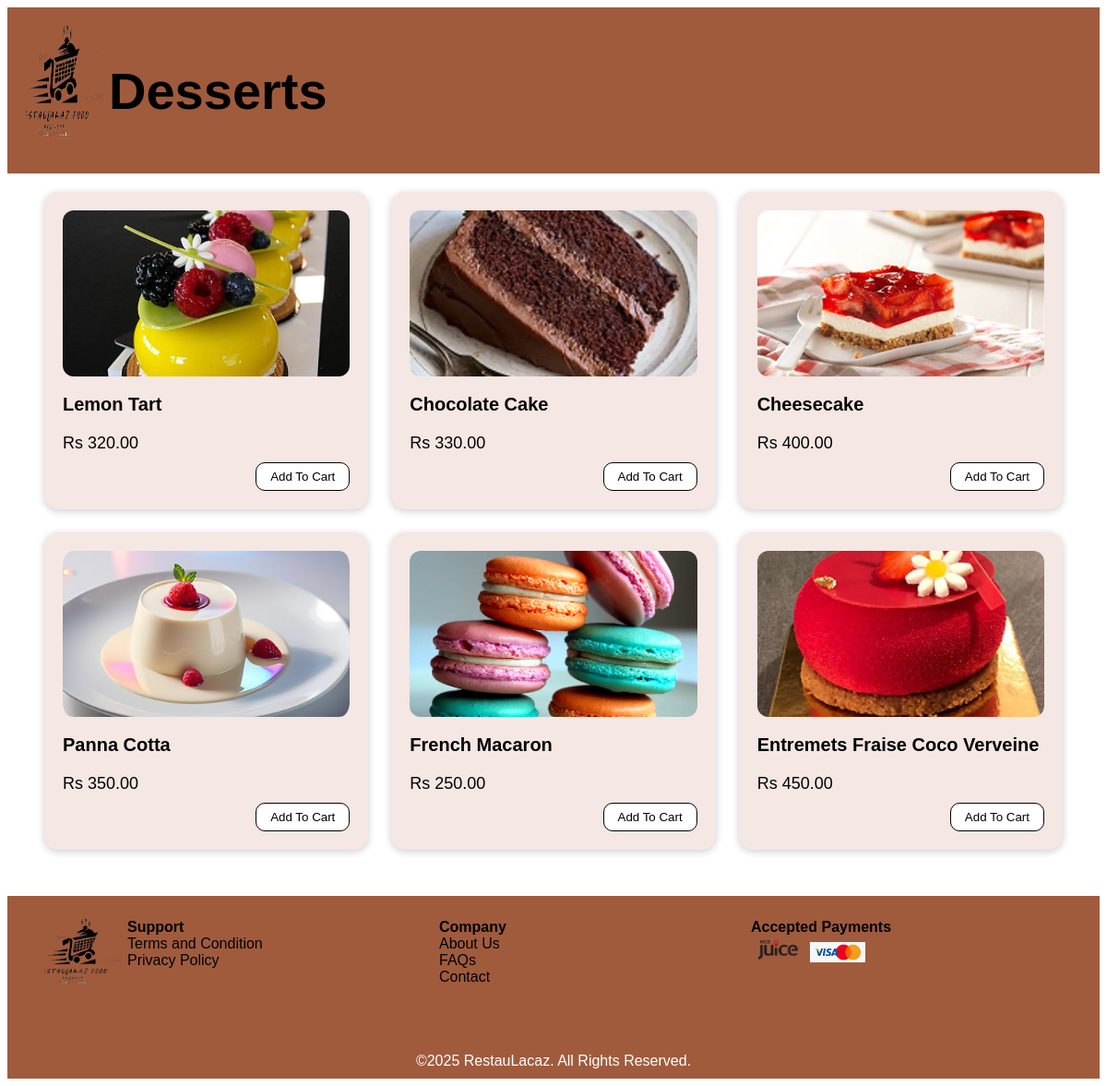
/dessert.php, run on the app's committed database.
### tables this page shows
CREATE TABLE `item` (
  `Item_ID` int(11) NOT NULL,
  `Item_Name` varchar(100) DEFAULT NULL,
  `Item_Quantity` int(11) DEFAULT NULL,
  `Item_Price` decimal(10,2) DEFAULT NULL,
  `Item_Type` varchar(50) DEFAULT NULL,
  `Item_Image` varchar(255) DEFAULT NULL,
  `Restaurant_ID` int(11) DEFAULT NULL
);

### dessert.php (the view, shortened to what this page needs)
<?php
include 'includes/db_connect.php';
$sql = "SELECT * FROM Item WHERE Item_Type = 'dessert'";
$result = $conn->query($sql);
?>
<!DOCTYPE html>
<html>
<head>
</head>
<body>
   <div class="header">
        <img src="images/logo.png" class="logo">
        <h1>Desserts</h1>
    </div>
<div class="container">
<?php
        if ($result->num_rows > 0) {
            while ($row = $result->fetch_assoc()) {
                $itemName = htmlspecialchars($row['Item_Name']);
                $itemPrice = htmlspecialchars($row['Item_Price']);
                $itemImage = htmlspecialchars($row['Item_Image']);
                $imagePath = "images/" . $itemImage;
                echo "
                <div class='card'>
                    <img src='$imagePath' alt='$itemName' class='item-img'>
                    <h3 class='item-name'>$itemName</h3>
                    <p class='price'>Rs $itemPrice</p>
                    <button class='add-btn'>Add To Cart</button>
                </div>
                ";
            }
        } else {
            echo "<p>No dessert found.</p>";
        }
        ?>
</div>
<?php include 'footer.php'; ?>
</body>
</html>

### dessert.php (style rules this page uses)
body { font-family: Arial, sans-serif; background: #fff; }
.container { display: grid; grid-template-columns: repeat(auto-fit, minmax(350px, 1fr)); gap: 25px; padding: 20px 40px; }
.card { background: #f5e7e3; padding: 20px; border-radius: 15px; box-shadow: 0 2px 8px rgba(0, 0, 0, 0.2); text-align: left; }
.item-img { width: 100%; height: 180px; object-fit: cover; border-radius: 12px; }
.item-name { margin-top: 15px; font-size: 20px; font-weight: 700; color: #000; }
.price { font-size: 18px; margin: 10px 0; font-weight: 500; }
.add-btn { padding: 7px 15px; border-radius: 10px; border: 1px solid #000; background: #fff; cursor: pointer; float: right; }
.header { background-color: #a05b3d;; padding: 20px; text-align: center; font-size: 28px; font-weight: bold; position: relative; display: flex; }
.logo { width: 90px; height: auto; }

### footer.php (style rules this page uses)
.logo { font-size: 30px; font-weight: bold; margin-bottom: 15px; }

### data on the page
item: Item_Image (picture), Item_Name "Lemon Tart", Item_Price "320.00"
item: Item_Image (picture), Item_Name "Chocolate Cake", Item_Price "330.00"
item: Item_Image (picture), Item_Name "Cheesecake", Item_Price "400.00"
item: Item_Image (picture), Item_Name "Panna Cotta", Item_Price "350.00"
item: Item_Image (picture), Item_Name "French Macaron", Item_Price "250.00"
item: Item_Image (picture), Item_Name "Entremets Fraise Coco Verveine", Item_Price "450.00"
